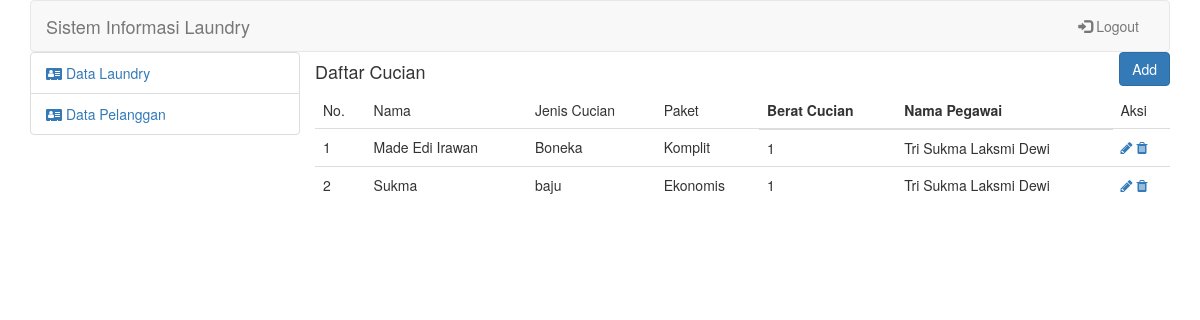
Screenshot of /admin/index.php?mod=laundry (signed in) with the database file from the repository.
### tables this page shows
CREATE TABLE `cucian` (
  `id_cucian` int(11) NOT NULL,
  `jenis_cucian` varchar(45) DEFAULT NULL,
  `berat` int(11) DEFAULT NULL,
  `nama_pelanggan` varchar(45) DEFAULT NULL,
  `id_pegawai` int(11) NOT NULL,
  `id_paket` int(11) NOT NULL,
  `photos` varchar(500) NOT NULL
);

CREATE TABLE `paket` (
  `id_paket` int(11) NOT NULL,
  `nama_paket` varchar(45) DEFAULT NULL,
  `hargaperkg` int(15) DEFAULT NULL
);

CREATE TABLE `pegawai` (
  `id_pegawai` int(11) NOT NULL,
  `nama_pegawai` varchar(45) DEFAULT NULL
);

### config/Config.php (called while the page is built, shortened)
<?php
class Config{
    function auth(){
        if(isset($_SESSION['login']['email'])){
            return true;
        }else{
            return false;
        }
    }
}
?>

### admin/views/laundry/tampil.php (the view)
<div class="row">
    <div class="pull-left">
        <h4>Daftar Cucian</h4>
    </div>
    <div class="pull-right">
        <a href="index.php?mod=laundry&page=add">
            <button class="btn btn-primary">Add</button>
        </a>
    </div>
</div>
<div class="row">
    <table class="table">
        <thead>
            <tr>
                <td>
                    No.
                </td>
                <td>Nama</td>
                <td>Jenis Cucian</td>
                <td>Paket</td>
                <th>Berat Cucian</th>
                <th>Nama Pegawai</th>
                <td>Aksi</td>
            </tr>
        </thead>
        <tbody>
            <?php if($laundry != NULL){
                $no=1;
                foreach($laundry as $row){?>
                    <tr>
                        <td><?=$no;?></td>
                        <td><?=$row['nama_pelanggan']?></td>
                        <td><?=$row['jenis_cucian'];?></td>
                        <td><?=$row['nama_paket']?></td>
                        <td><?=$row['berat']?></td>
                        <td><?=$row['nama_pegawai']?></td>
                        <td>
                            <a href="index.php?mod=laundry&page=edit&id=<?=$row['id_cucian']?>"><i class="fa fa-pencil"></i> </a>
                            <a href="index.php?mod=laundry&page=delete&id=<?=$row['id_cucian']?>"><i class="fa fa-trash"></i> </a>
                        </td>
                    </tr>
               <?php $no++; }
            }?>
        </tbody>
    </table>
</div>

### admin/index.php (shortened to what this page needs)
<?php
include_once '../config/Config.php';
$con = new Config();
if($con->auth()){
    switch (@$_GET['mod']){
        case 'laundry':
        include_once 'controller/laundry.php';
        break;
    }
}else{
    include_once 'controller/login.php';
}
?>

### admin/controller/laundry.php (shortened to what this page needs)
<?php
$con->auth();
$conn=$con->koneksi();
switch (@$_GET['page']){
    default:
        $sql="SELECT*FROM cucian
        INNER JOIN pegawai ON cucian.id_pegawai=pegawai.id_pegawai
        INNER JOIN paket ON cucian.id_paket=paket.id_paket";
        $laundry=$conn->query($sql);
        include_once 'views/template.php';
}
?>

### admin/views/template.php (shortened to what this page needs)
<!DOCTYPE html>
<html lang="en">
<head>
    <link rel="stylesheet" href="https://maxcdn.bootstrapcdn.com/bootstrap/3.4.1/css/bootstrap.min.css">
    <link rel="stylesheet" href="https://stackpath.bootstrapcdn.com/font-awesome/4.7.0/css/font-awesome.min.css">
</head>
<body>
    <div class="container ">
        <nav class="navbar navbar-default" style="background-image: url('../assets/bg.png'); margin: 0px;">
            <div class="container-fluid">
                <div class="navbar-header">
                    <a class="navbar-brand" href="#">Sistem Informasi Laundry</a>
                </div>
                <div class="collapse navbar-collapse" id="myNavbar">
                    <ul class="nav navbar-nav navbar-right">
                        <li><a href="../admin/controller/logout.php"><span class="glyphicon glyphicon-log-in"></span> Logout</a></li>
                    </ul>
                </div>
            </div>
        </nav>
        <div class="content" >
              <ul class="list-group col-md-3 col-xs-2">
                <li class="list-group-item "><a href="http://localhost/laundry/admin/index.php?mod=laundry"> <i class="fa fa-address-card "></i> <span class="hidden-xs">Data Laundry</span></a></li>
                <li class="list-group-item "><a href="http://localhost/laundry/admin/index.php?mod=data"> <i class="fa fa-address-card "></i> <span class="hidden-xs">Data Pelanggan</span></a></li>
                </ul>
            <div class="col-md-9 col-xs-10">
                <?php include_once $content; ?>
            </div>
        </div>
    </div>
</body>
</html>

### rows the page displays
cucian: nama_pelanggan "Made Edi Irawan", jenis_cucian "Boneka", id_paket.nama_paket "Komplit", berat "1", id_pegawai.nama_pegawai "Tri Sukma Laksmi Dewi"
cucian: nama_pelanggan "Sukma", jenis_cucian "baju", id_paket.nama_paket "Ekonomis", berat "1", id_pegawai.nama_pegawai "Tri Sukma Laksmi Dewi"
